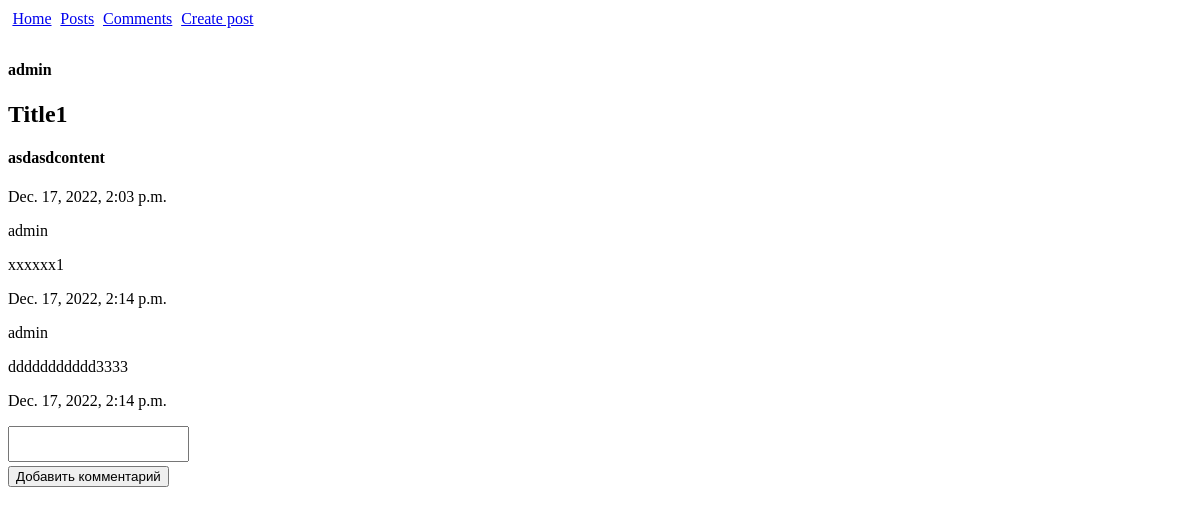
The app's page /announce/2 with its own data.
### app/models.py (models this page shows, shortened)
class Announcement(models.Model):
    Announcement_author = models.ForeignKey(MyUser, on_delete=models.CASCADE)
    Creation_date = models.DateTimeField(auto_now_add=True)
    Announcement_title = models.CharField(max_length=255)
    Announcement_text = models.TextField(default='content')
    CHOICES = (
        ('Tank', 'Танки'),
        ('Heal', 'Хилы'),
        ('DD', 'ДД'),
        ('Sales', 'Торговецы'),
        ('GM', 'Гилдмастеры'),
        ('QG', 'Квестгиверы'),
        ('BS', 'Кузнецы'),
        ('PS', 'Кожевники'),
        ('Potions', 'Зельевары'),
        ('Magic', 'Мастера заклинаний'),
    )
    Category = models.CharField(max_length=300, choices = CHOICES)

class Comments(models.Model):
    Announcement = models.ForeignKey(Announcement, on_delete = models.CASCADE)
    User = models.ForeignKey(MyUser, on_delete=models.CASCADE)
    Comment = models.TextField(default='comment')
    Comment_date = models.DateTimeField(auto_now_add=True)
    Comment_accepted = models.BooleanField(default = False)

### users/models.py (models this page shows)
class MyUser(AbstractUser):
    user_status = models.BooleanField(default = False)

### app/views.py (the view, shortened to what this page needs)
# urls.py: path('<int:pk>', AnnouncemenDetailView.as_view()),
class AnnouncemenDetailView(DetailView):
    model = Announcement
    template_name = 'announce/announce_detail.html'
    context_object_name = 'Announcement'
    queryset = Announcement.objects.all()
    def get_object(self):
        obj = super().get_object(queryset=self.queryset)
        return obj
    def get_context_data(self, **kwargs):
        context = super().get_context_data(**kwargs)
        context['form'] = AnnouncementForm()
        objFiles= Files.objects.filter(Announcement = self.object)
        data = []
        for file in objFiles:
            file_data =   {'name': file.Name,
                         'type': file.File_type}
            data.append(file_data)
        context['dataFiles'] = data
        objComments = Comments.objects.filter(Announcement = self.object, Comment_accepted = True)
        data = []
        for comment in objComments:
            data.append(comment)
        context['comments'] = data
        return context

### app/forms.py
class AnnouncementForm(ModelForm):
    class Meta:
        model = Announcement
        fields = ['Announcement_title', 'Announcement_text']

### app/templates/announce/announce_detail.html (shortened to what this page needs)
{% extends 'base.html' %}
{% load static %}
{% block content %}
    <div class="announce_detail">
        <span>
            <h4>{{Announcement.Announcement_author}}
            </h4>
        </span>
        <h2>{{Announcement.Announcement_title}}</h2>
        <h4>{{Announcement.Announcement_text}}</h4>
        <p>{{Announcement.Creation_date}}</p>
        <div class = "announce_comments">
            {% for comment in comments%}
                <p>{{comment.User}}</p>
                <p>{{comment.Comment}}</p>
                <p>{{comment.Comment_date}}</p>
            {% endfor %}
        </div>
        <form method="Post"> {% csrf_token %}
            <div class = "Add_Comment">
                <textarea class = "comment_area" id="CommentInput" name = "CommentArea"></textarea>
                <br>
                <button name = "AddComment">Добавить комментарий</button>
            </div>
        </form>
    </div>
{% endblock %}

### app/static/css/styles.css (style rules this page uses)
.comment_area { resize: none; tab-size: 4; }

### records on screen
Announcement: Announcement_author "admin", Announcement_title "Title1", Announcement_text "asdasdcontent", Creation_date "Dec. 17, 2022, 2:03 p.m."
Comments: User "admin", Comment "xxxxxx1", Comment_date "Dec. 17, 2022, 2:14 p.m."
Comments: User "admin", Comment "ddddddddddd3333", Comment_date "Dec. 17, 2022, 2:14 p.m."
